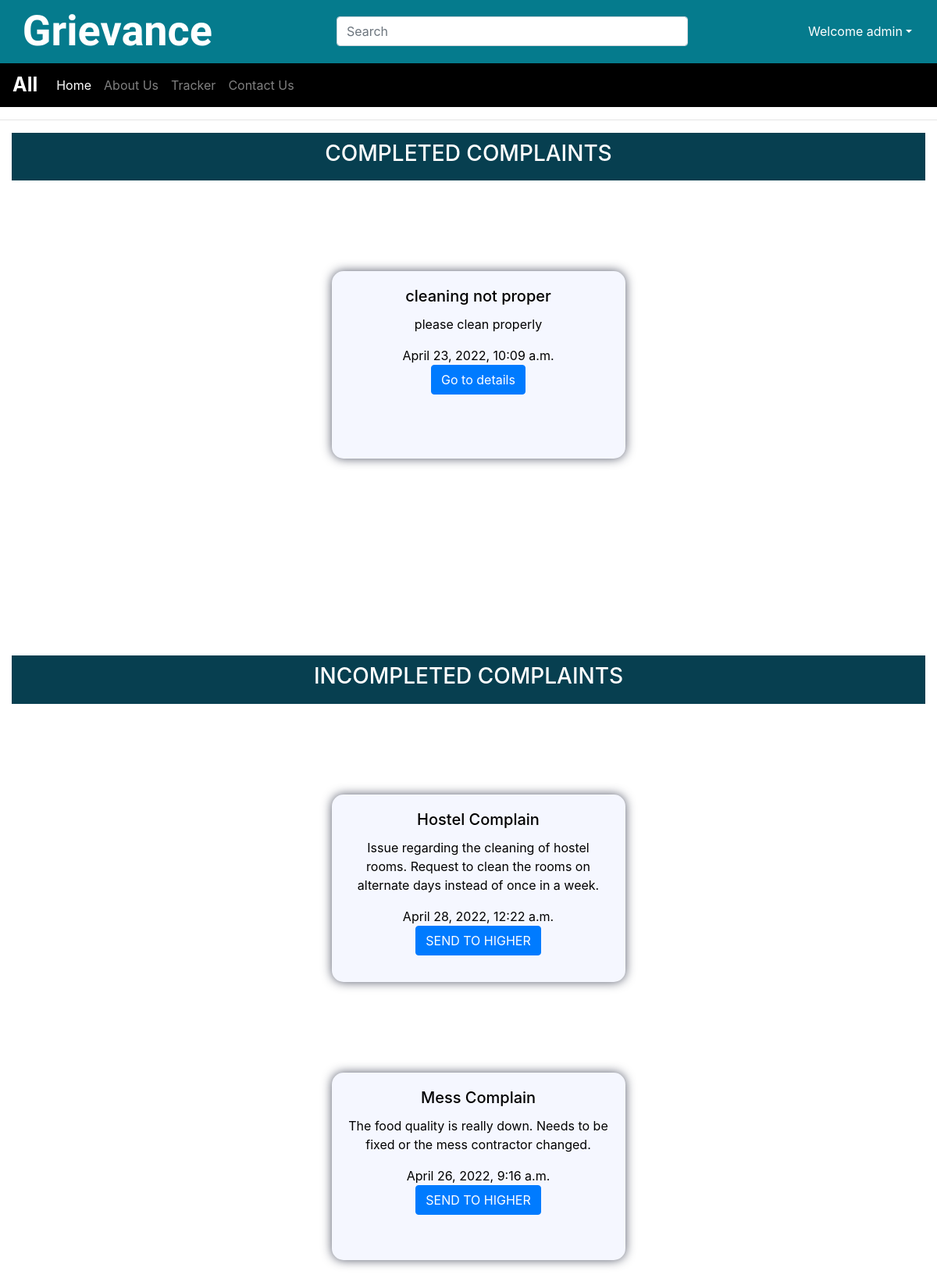
The app's page /faculty/report/ (signed in) with its own data.
### faculty/models.py (models this page shows, shortened)
class Complain(models.Model):
    complain_id = models.AutoField
    heading = models.CharField(max_length=300)
    description = models.CharField(max_length=5000)
    registered_to = models.ForeignKey('faculty', on_delete=models.CASCADE)
    complain_response_date = models.DateTimeField(default=now)
    user = models.ForeignKey(User, on_delete=models.CASCADE)
    status = models.IntegerField(max_length=1,default=" ",null=True)

### faculty/views.py (the view)
# urls.py: path('report/', views.report, name="report"),
def report(request):
    update_tree()
    allcomplains = Complain.objects.all()
    allfaculty = Faculty.objects.all()
    return render(request, 'faculty/index.html', {'allcomplains': allcomplains, 'allfaculty':allfaculty})

### faculty/views.py (called while the page is built)
def update_tree():
    global today_date
    if(today_date is None or today_date.day < datetime.now().day):
        today_date = datetime.now()
        update_obj = Complain.objects.filter(complain_response_date__day < today_date.day)
        for obj in update_obj:
            obj.complain_response_date = today_date+timedelta(days=2)
            obj.registered_to = obj.registered_to.parent

### templates/faculty/index.html (shortened to what this page needs)
{% extends 'basic.html' %}
{% block body %}
<hr style="background-color:white;">
<div style = "background:#073f50; padding: 10px;margin-left : 15px; margin-right:15px">
<h3 style="background:#073f50; color:white; text-align:center; ">COMPLETED COMPLAINTS</h3>
</div>
{% for i in allcomplains %}
{% if i.status is 0 %}
<div class="row fir-part" style="display: flex;">
	<div class="row">
		<div class="col-sm-6">
			<div class="card">
				<div class="card-body">
					<h5 class="card-title">{{i.heading}}</h5>
					<p class="card-text">{{i.description}}</p>
					<h8>{{i.complain_response_date}}</h8>
					<br>
					<a href="/faculty/read/{{i.complain_id}}" class="btn btn-primary">Go to details</a>
				</div>
			</div>
		</div>
	</div>
</div>
{% endif %}
{% endfor %}
<br> <br><br> <br><br> <br><br> <br>
<div style = "background:#073f50; padding: 10px;margin-left : 15px; margin-right:15px">
<h3 style="background:#073f50; color:white; text-align:center; ">INCOMPLETED COMPLAINTS</h3>
</div>
{% for i in allcomplains %}
{% if i.status is not 0 %}
<div class="row fir-part" style="display: flex;">
<div class="row">
  <div class="col-sm-6">
    <div class="card">
      <div class="card-body">
        <h5 class="card-title">{{i.heading}}</h5>
        <p class="card-text">{{i.description}}</p>
		  <h8 >{{i.complain_response_date}}</h8>
		  <br>
          <a href="#" class="btn btn-primary">SEND TO HIGHER</a>
      </div>
    </div>
  </div>
</div>
</div>
{% endif %}
{% endfor %}
{% endblock body %}

### templates/basic.html (shortened to what this page needs)
<!doctype html>
<html lang="en">
<head>
    <link rel="stylesheet" href="https://stackpath.bootstrapcdn.com/bootstrap/4.2.1/css/bootstrap.min.css"
>
    <link rel="stylesheet" href="path/to/font-awesome/css/font-awesome.min.css">
</head>
<body>
<nav class="navbar navbar-expand-lg navbar-dark" style="background: #057b8d">
        <span class="badge rounded-circle ml-2"> <a class="navbar-brand" href="/"
                                                    style="color: rgb(255, 255, 255); font-family: 'Allison', cursive;  font-stretch: expanded;  font-size: 54px;  font-weight: 800; margin-top: -1%; margin-bottom: -1%;">Grievance</a></span>
    <form method='get' action='/shop/search/' class="form-inline" style="margin:auto">
        <input class="form-control mr-sm-2" style="width: 450px" type="search" placeholder="Search"
               aria-label="Search" name="search" id="search" style="margin-left:25%">
    </form>
{% if user.is_authenticated  %}
    <ul class="navbar-nav mr-2">
      <li class="nav-item dropdown">
      <a class="nav-link dropdown-toggle text-white"  href='#'  id="navbarDropdown" role="button" data-toggle="dropdown"> Welcome {{request.user}}</a>
            </li>
            </ul>
 {% endif %}
</nav>
<nav class="navbar navbar-expand-lg navbar-dark" style="background: black">
    <a class="navbar-brand" href="/shop" style="font-size: 25px; margin-top:-1%; margin-bottom:-1%"><b>All</b></a>
    <div class="collapse navbar-collapse" id="navbarSupportedContent">
        <ul class="navbar-nav mr-auto">
            <li class="nav-item active">
                <a class="nav-link" href="/">Home <span class="sr-only">(current)</span></a>
            </li>
            <li class="nav-item">
                <a class="nav-link" href="/shop/about">About Us</a>
            </li>
            <li class="nav-item">
                <a class="nav-link" href="/shop/tracker">Tracker</a>
            </li>
            <li class="nav-item">
                <a class="nav-link" href="/shop/contact">Contact Us</a>
            </li>
        </ul>
    </div>
</nav>
      {% block body %}  {% endblock %}
  </body>
</html>

### records on screen
Complain: heading "cleaning not proper", description "please clean properly", complain_response_date "April 23, 2022, 10:09 a.m."
Complain: heading "Hostel Complain", description "Issue regarding the cleaning of hostel rooms. Request to clean the rooms on alternate days instead of once in a week.", complain_response_date "April 28, 2022, 12:22 a.m."
Complain: heading "Mess Complain", description "The food quality is really down. Needs to be fixed or the mess contractor changed.", complain_response_date "April 26, 2022, 9:16 a.m."

### other values on screen
{{ request.user }} "admin"
